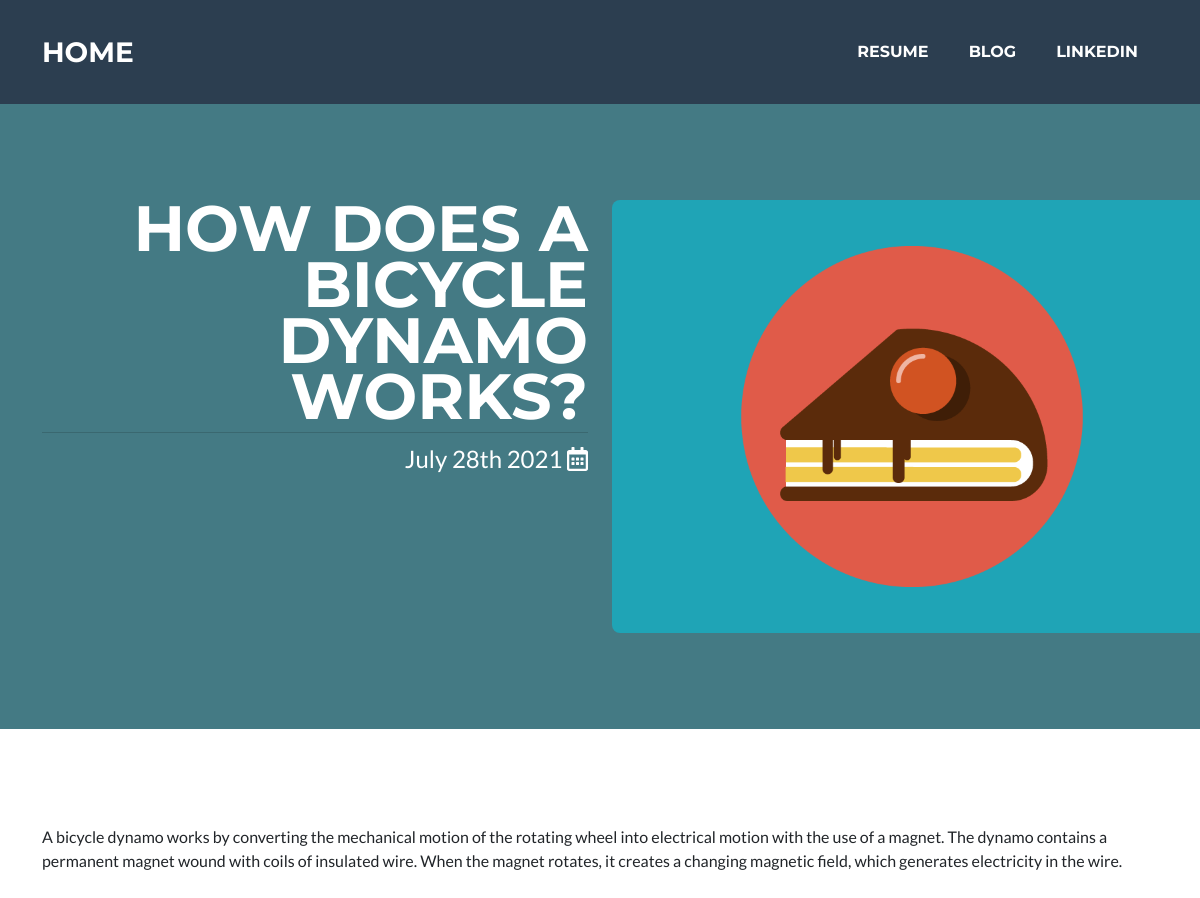
/blog/34/, run on the app's committed database.
### blog/models.py (models this page shows, shortened)
class Blog(models.Model):  # only properties in models class need migrations. function do not
    title = models.CharField(max_length=200)
    date = models.DateField(auto_now=True)
    text = models.TextField()
    image = models.ImageField(upload_to='blog/images/', blank=True)

### blog/views.py (the view)
# urls.py: path('<int:blog_id>/', views.detail, name='detail'),
def detail(request, blog_id):
    blog = get_object_or_404(Blog, pk=blog_id)
    return render(request, 'blog/detail.html', {'blog': blog})

### blog/templates/blog/detail.html
{% extends 'portfolio/base.html' %}
{% block content %}
<header class="masthead bg-primary text-white">
    <div class="container">
        <div class="row">
            <div class="col-lg-6 text-end">
                <h1 class="masthead-heading text-uppercase">{{ blog.title }}</h1>
                <div class="dropdown-divider"></div>
                <p class="masthead-subheading font-weight-light mb-0">{{ blog.date|date:'F jS Y' }}
                    <i class="far fa-calendar-alt"></i>
                </p>
            </div>
            <div class="col-lg-6">
                {% if blog.image %}
                <img class=" rounded" width="600" src="{{ blog.image.url }}">
                {% endif %}
            </div>
        </div>
    </div>
</header>
<body>
<section class="page-section">
    <div class="container">
        <p class="text-body">{{ blog.text|safe }}</p>
    </div>
</section>
</body>
{% endblock %}

### data on the page
Blog: title "HOW DOES A BICYCLE DYNAMO WORKS?", date "July 28th 2021", image (picture), text "A bicycle dynamo works by converting the mechanical motion of the rotating wheel into electrical motion with the use of a magnet. The dynamo contains a permanent magnet wound with coils of insulated wire. When the magnet rotates, it creates a changing magnetic field, which generates electricity in the wire."
